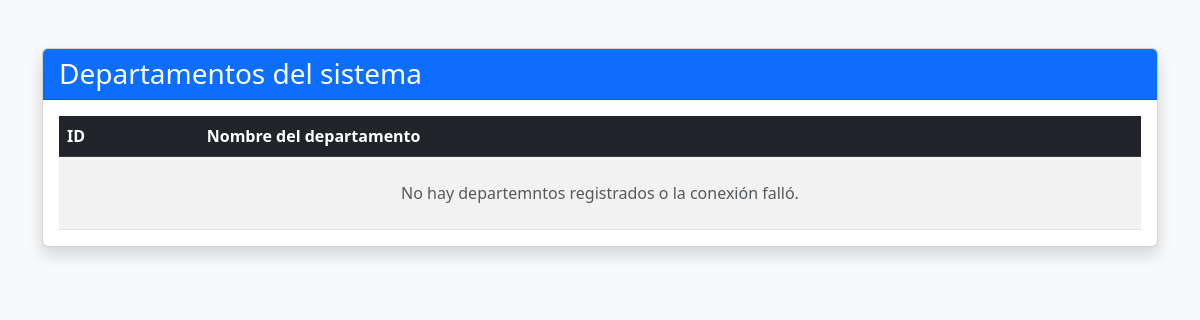
Before: / with the older database file.
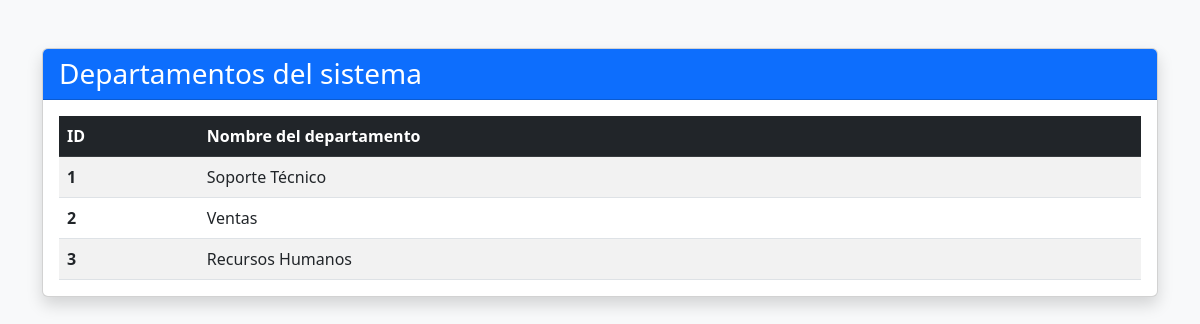
After: the same page with the newer database file.
### tables this page shows
CREATE TABLE Departamentos (
    id_dep INT AUTO_INCREMENT PRIMARY KEY,
    nombre_dep VARCHAR(100) NOT NULL
);

### controllers/DepartamentoController.php (called while the page is built)
<?php
require_once("models/Departamento.php");
class DepartamentoController{
    public function listar(){
        $depObj = new Departamento();
        $todosDepartamentos = $depObj->listar();
        require_once("views/departamentos/index.php");
    }
}
?>

### index.php (called while the page is built, shortened)
<?php
require_once("db.php");
require_once("controllers/DepartamentoController.php");
$controller = new DepartamentoController();
$controller->listar();
?>

### db.php (called while the page is built, shortened)
<?php
class Db {
    public static function conectar() {
        try {
            $dns = 'mysql:host='.DB_HOST .';dbname='.DB_NAME.'; charset=utf8';
            $pdo = new PDO($dns, DB_USER, DB_PASSWORD);
            $pdo->setAttribute(PDO::ATTR_ERRMODE, PDO::ERRMODE_EXCEPTION);
            return $pdo;
        } catch (PDOException $e) {
            die("Error de conexión: " . $e->getMessage());
        }
    }
}
?>

### models/Departamento.php (called while the page is built)
<?php
class Departamento
{
    private $db;
    public function __construct()
    {
        $this->db = Db::conectar();
    }
    public function listar()
    {
        try {
            $sql = "SELECT * FROM Departamentos";
            $stmt = $this->db->prepare($sql);
            $stmt->execute();
            return $stmt->fetchAll(PDO::FETCH_ASSOC);
        } catch (PDOException $e) {
            die("Error en la consulta: " . $e->getMessage());
        }
    }
}
?>

### views/departamentos/index.php (the view, shortened to what this page needs)
<!DOCTYPE html>
<html lang="en">
<head>
    <link href="https://cdn.jsdelivr.net/npm/bootstrap@5.3.0/dist/css/bootstrap.min.css" rel="stylesheet">
</head>
<body class="bg-light">
    <div class="container mt-5">
        <div class="card shadow">
            <div class="card-header bg-primary text-white">
                <h1 class="h3 mb-0">Departamentos del sistema</h1>
            </div>
            <div class="card-body">
                <table class="table table-hover table-striped mb-0">
                    <thead class="table-dark">
                        <tr>
                            <th>ID</th>
                            <th>Nombre del departamento</th>
                        </tr>
                    </thead>
                    <tbody>
                        <?php
                        if (!empty($todosDepartamentos)):
                            foreach ($todosDepartamentos as $dep): ?>
                                <tr>
                                    <td class="fw-bold"><?php echo $dep['id_dep']; ?></td>
                                    <td><?php echo $dep['nombre_dep']; ?></td>
                                </tr>
                            <?php endforeach; ?>
                        <?php else: ?>
                            <tr>
                                <td colspan="2" class="text-center text-muted p-4">
                                    No hay departemntos registrados o la conexión falló.
                                </td>
                            </tr>
                        <?php endif; ?>
                    </tbody>
                </table>
            </div>
        </div>
    </div>
</body>
</html>

Changed rows visible on the page:
added departamentos: id_dep "1", nombre_dep "Soporte Técnico"
added departamentos: id_dep "2", nombre_dep "Ventas"
added departamentos: id_dep "3", nombre_dep "Recursos Humanos"
Other visible differences:
text no longer shown: "No hay departemntos registrados o la conexión falló."
